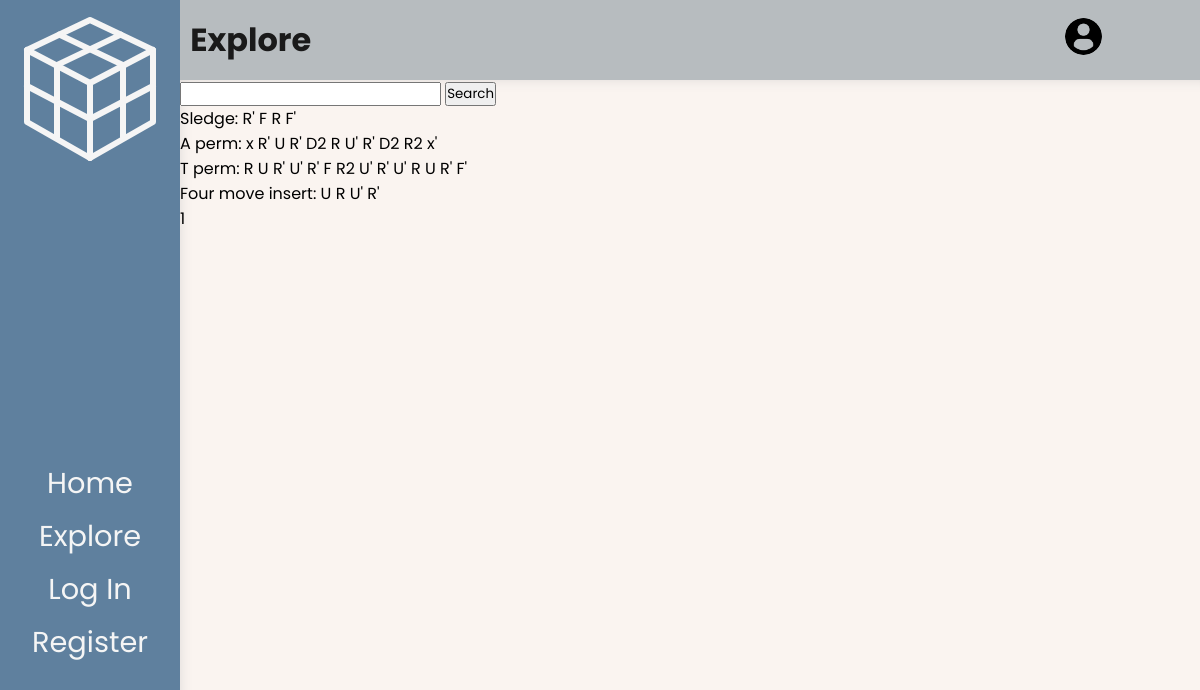
The page /explore/ on the database as committed earlier.
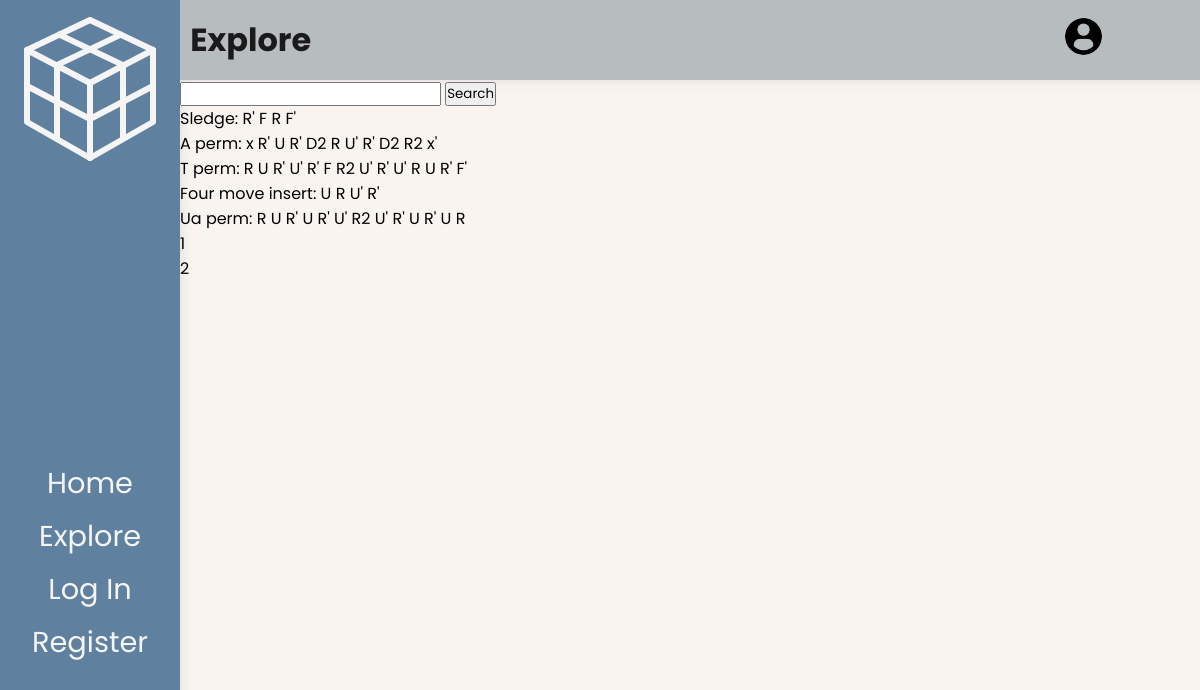
The same page on the database as committed later.
### algorithms/models.py (models this page shows, shortened)
class Algorithm(models.Model):
    id = models.UUIDField(default=uuid.uuid4, unique=True, primary_key=True, editable=False)
    date_added = models.DateTimeField(auto_now_add=True)
    owner = models.ForeignKey(Profile, null=True, blank=True, on_delete=models.CASCADE)
    name = models.CharField(max_length=200)
    description = models.TextField(null=True, blank=True)
    content = models.CharField(max_length=200, null=False, validators=[
        RegexValidator(
            regex = r"^([RLUDFBMESrludfbxyz]{1}['2]? *)+$",
            message = "Invalid alogrithm.",
            code = "invalid_algorithm",
        )
    ])
    tags = models.ManyToManyField("Tag", blank=True)
    image = models.ImageField(null=True, blank=True, upload_to="algorithms/", default="/algorithms/default.png")

### algorithms/views.py (the view)
# urls.py: path('explore/', views.getExplore, name="explore-algs"),
def getExplore(request):
    allAlgs = Algorithm.objects.all()
    algs, tags_query = getAlgsByTag(request, allAlgs)
    algs, search_query = searchAlgs(algs, request)
    algs, custom_range = paginateAlgs(request, algs)
    tags_url = f'&tags={tags_query}' if tags_query != '' else ''
    search_url = f'&search_query={search_query}' if search_query != '' else ''
    curr_queries = tags_url + search_url
    curr_url = reverse('explore-algs')
    context = {
            'title' : 'Explore',
            'algs' : algs,
            'search_query' : search_query,
            'tags_query' : tags_query,
            'custom_range' : custom_range,
            'curr_queries' : curr_queries,
            'curr_url' : curr_url,
    }
    return render(request, 'algorithms/explore.html', context)

### algorithms/utils.py (called while the page is built, shortened)
def getAlgsByTag(request, algs):
    if not request.GET.get('tags'):
        return algs, ''

def searchAlgs(filtered_algs, request):
    search_query = ''
    if request.GET.get('search_query'):
        search_query = request.GET.get('search_query')
    algs = filtered_algs.distinct().filter(Q(name__icontains=search_query) | Q(description__icontains=search_query))
    return algs, search_query

### algorithms/templates/algorithms/explore.html
{% extends 'main.html' %}
{% block content %}
<div id="explore-content">
    {% include 'algorithms/searchbar.html' with curr_url=curr_url search_query=search_query %}
    <div id="explore-list">
        {% for alg in algs %}
            <div class="explore-alg-card">
                {{alg.name}}:
                {{alg.content}}
            </div>
        {% endfor %}
    </div>
    {% include 'algorithms/page-controls.html' with custom_range=custom_range curr_url=curr_url %}
</div>
{% endblock content %}

Rows that differ between the two databases and show on the page:
added Algorithm: name "Ua perm", content "R U R' U R' U' R2 U' R' U R' U R"
Other text that changed with them:
new list line: "2"
